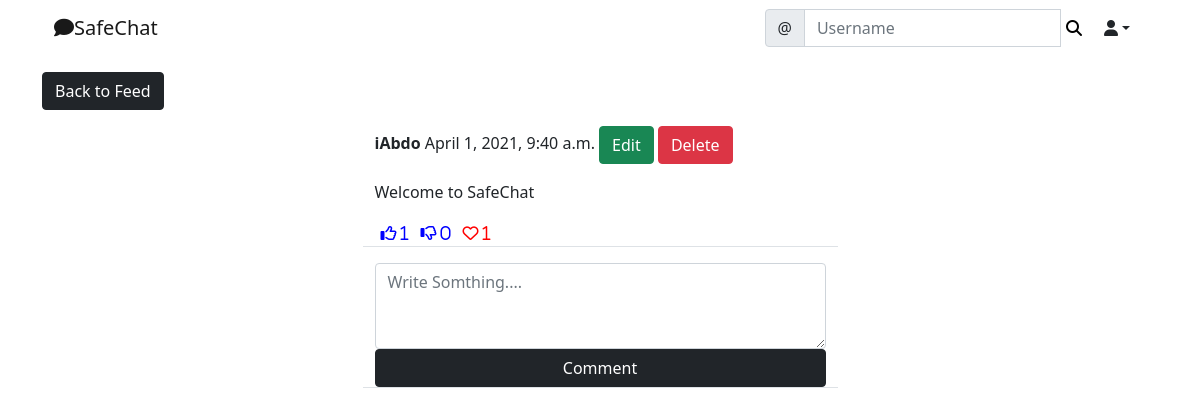
The app's page /social/post/36 (signed in) with its own data.
### social/models.py (models this page shows)
class Post(models.Model):
	body = models.TextField()
	created_on = models.DateTimeField(default=timezone.now)
	author = models.ForeignKey(User, on_delete=models.CASCADE)
	likes = models.ManyToManyField(User, blank=True, related_name='likes')
	dislikes = models.ManyToManyField(User, blank=True, related_name='dislikes')
	loves = models.ManyToManyField(User, blank=True, related_name='loves')

### social/views.py (the view, shortened to what this page needs)
# urls.py: path('post/<int:pk>', PostDetailView.as_view(), name='post-detail'),
class PostDetailView(LoginRequiredMixin, View):
	def get(self, request, pk, *args, **kwargs):
		post = Post.objects.get(pk=pk)
		form  = CommentForm()
		comments =  Comment.objects.filter(post=post).order_by('-created_on')
		context = {
			'post':  post,
			'form':form,
			'comments': comments,
		}
		return render(request, 'Social/post_detail.html', context)

### social/forms.py
class CommentForm(forms.ModelForm):
	comment = forms.CharField(
		label='',
		widget=forms.Textarea(attrs={
			'rows': '3',
			'placeholder': 'Write Somthing....'
			}))
	class Meta:
		model = Comment
		fields = ['comment']

### social/templates/Social/post_detail.html (shortened to what this page needs)
{% extends 'Landing/base.html' %}
{% load crispy_forms_tags %}
{% block content %}
<div class="container">
	<div class="row justify-content-center mt-3">
		<div class="col-md-12 col-sm-6">
			<a  href="{% url 'post-list' %}" class="btn  btn-dark mr-2">Back to Feed</a>
		</div>
	</div>
	<div class="row justify-content-center mt-3">
		<div class="col-md-5 col-sm-12 border-bottom">
			<p>
				<strong>{{ post.author }}</strong> {{ post.created_on }}
				{% if request.user == post.author %}
					<a href="{% url 'post-edit'  post.pk %}"  style="color:  #333;"><button class="btn btn-success mr-2">Edit</button></i></a>
					<a href="{% url 'post-delete'  post.pk %}"  style="color:  #333;"><button class="btn btn-danger mr-2">Delete</button></a>
				{% endif %}
		    </p>
			<p>{{ post.body }}</p>
			<div class="d-flex flex-row">
				<form method="POST" action="{% url 'like' post.pk %}">
					<button style="background-color: transparent; border: none; box-shadow: none;" type="sumbit">
						<i class="far fa-thumbs-up blue-color"> <span>{{ post.likes.all.count }}</span></i>
					</button>
				</form>
							<div class="d-flex flex-row">
				<form method="POST" action="{% url 'dislike' post.pk %}">
					<button style="background-color: transparent; border: none; box-shadow: none;" type="sumbit">
						<i class="far fa-thumbs-down blue-color"> <span>{{  post.dislikes.all.count }}</span></i>
					</button>
				</form>
							<div class="d-flex flex-row">
				<form method="POST" action="{% url 'loves' post.pk %}">
					<button style="background-color: transparent; border: none; box-shadow: none;" type="sumbit">
						<i class="far fa-heart red-color"> <span>{{  post.loves.all.count }}</span></i>
					</button>
				</form>
			</div>
		</div>
	</div>
		</div>
	</div>
	<div class="row justify-content-center mt-3 mb-5">
		<div class="col-md-5 col-sm-12 border-bottom">
			<form method="POST" enctype="multipart/form-data">
				{{ form | crispy}}
				<div class="d-grid gap-2">
					<button class="btn  btn-dark mr-2">Comment</button>
				</div>
			</form>
		</div>
	</div>
</div>
{% endblock content %}

### social/templates/Social/post_detail.html (style rules this page uses)
.blue-color { color:blue; }
.red-color { color:red; }

### records on screen
Post: author "iAbdo", created_on "April 1, 2021, 9:40 a.m.", body "Welcome to SafeChat", likes.all.count "1", dislikes.all.count "0", loves.all.count "1"
